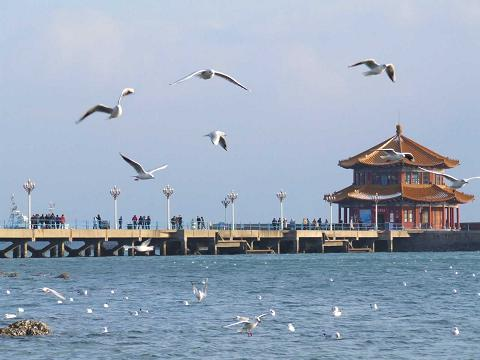
%> input picture 1.1 图像多分辨率金字塔/1.1 图像多分辨率金字塔/qingdao.JPG, 480 x 360 px
$ octave --eval "result = pyr_reduce(imread('qingdao.JPG'));"   (GNU Octave 9; MATLAB toolbox functions it lacks are replaced by stand-ins)
%> lines starting %> are read from the running program, lines starting %| are printed output that depends on the picture
function [ imgout ] = pyr_reduce( img )
% 功能：计算图像的高斯金字塔
% 输入：img-灰度图像；
% 输出：imgout-分解后的金子塔图像数组

% 生成高斯核
kernelWidth = 5;
cw = .375;
ker1d = [.25-cw/2 .25 cw .25 .25-cw/2];
kernel = kron(ker1d,ker1d');

img = im2double(img);
sz = size(img);
%> sz = [360 480 3]
imgout = [];

% 产生图像的高斯金字塔
for p = 1:size(img,3)
    img1 = img(:,:,p);
    imgFiltered = imfilter(img1,kernel,'replicate','same');
    imgout(:,:,p) = imgFiltered(1:2:sz(1),1:2:sz(2));
end
%> this loop made 3 passes
%> pass 1, in pyr_reduce, `img1 = img(:,:,p);`:
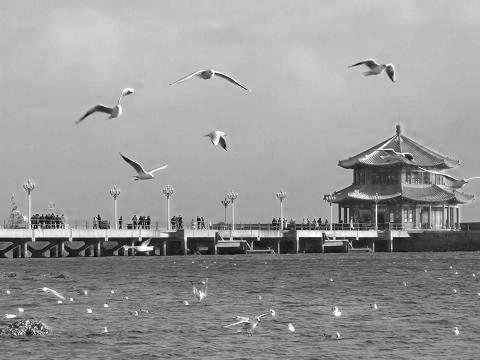
%> img1: size 360x480 double; min 0, max 1, mean 0.6
%> pass 1, in pyr_reduce, `imgFiltered = imfilter(img1,kernel,'replicate','same');`:
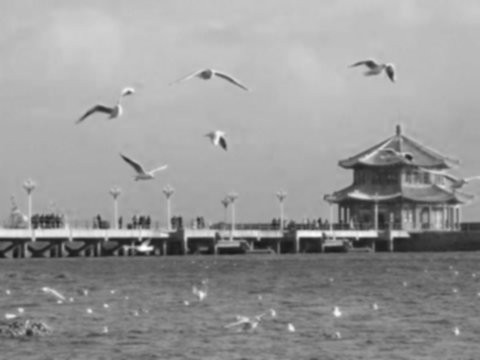
%> imgFiltered: size 360x480 double; min 0.0868, max 0.998, mean 0.6
%> pass 2, in pyr_reduce, `img1 = img(:,:,p);`:
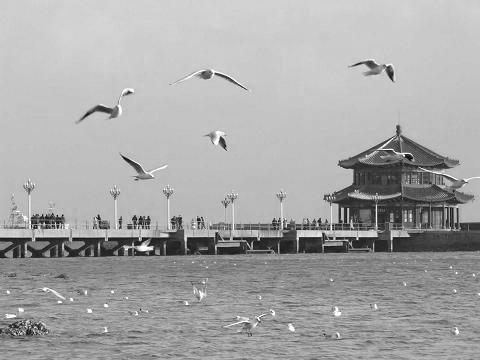
%> img1: size 360x480 double; min 0, max 1, mean 0.655
%> pass 2, in pyr_reduce, `imgFiltered = imfilter(img1,kernel,'replicate','same');`:
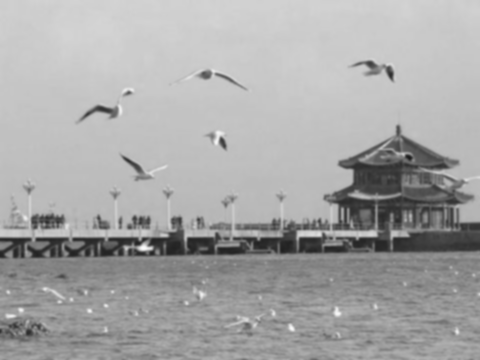
%> imgFiltered: size 360x480 double; min 0.103, max 0.982, mean 0.655
%> after the loop:
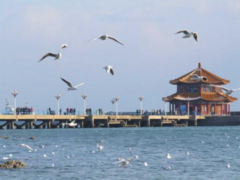
%> imgout: size 180x240x3 double; mean R, G, B 0.601, 0.656, 0.729

end
